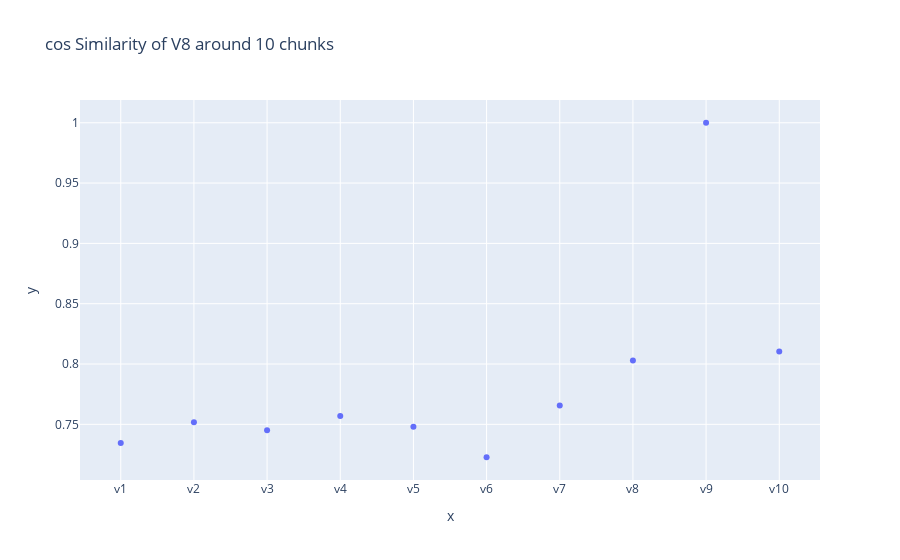

The notebook cell saved with this chart:
### Code cell
px.scatter(x=['v'+str(i) for i in range(1,len(extracted_embeddings_raw[:10])+1)][:10],y=cosine_similarity(df_chunk_emb_l1.T)[8][:10],title='cos Similarity of V8 around 10 chunks')

### Figure 1 — Plotly figure (JSON) as saved in the notebook; plotly's stock layout.template omitted (floating-point values rounded to 4 significant figures)
{"data": [{"hovertemplate": "x=%{x}<br>y=%{y}<extra></extra>", "legendgroup": "", "marker": {"color": "#636efa", "symbol": "circle"}, "mode": "markers", "name": "", "orientation": "v", "showlegend": false, "type": "scatter", "x": ["v1", "v2", "v3", "v4", "v5", "v6", "v7", "v8", "v9", "v10"], "xaxis": "x", "y": [0.7345, 0.7516, 0.7452, 0.7569, 0.7479, 0.7227, 0.7656, 0.8029, 1.0, 0.8104], "yaxis": "y"}], "layout": {"legend": {"tracegroupgap": 0}, "title": {"text": "cos Similarity of V8 around 10 chunks"}, "xaxis": {"anchor": "y", "domain": [0, 1], "title": {"text": "x"}}, "yaxis": {"anchor": "x", "domain": [0, 1], "title": {"text": "y"}}}}
